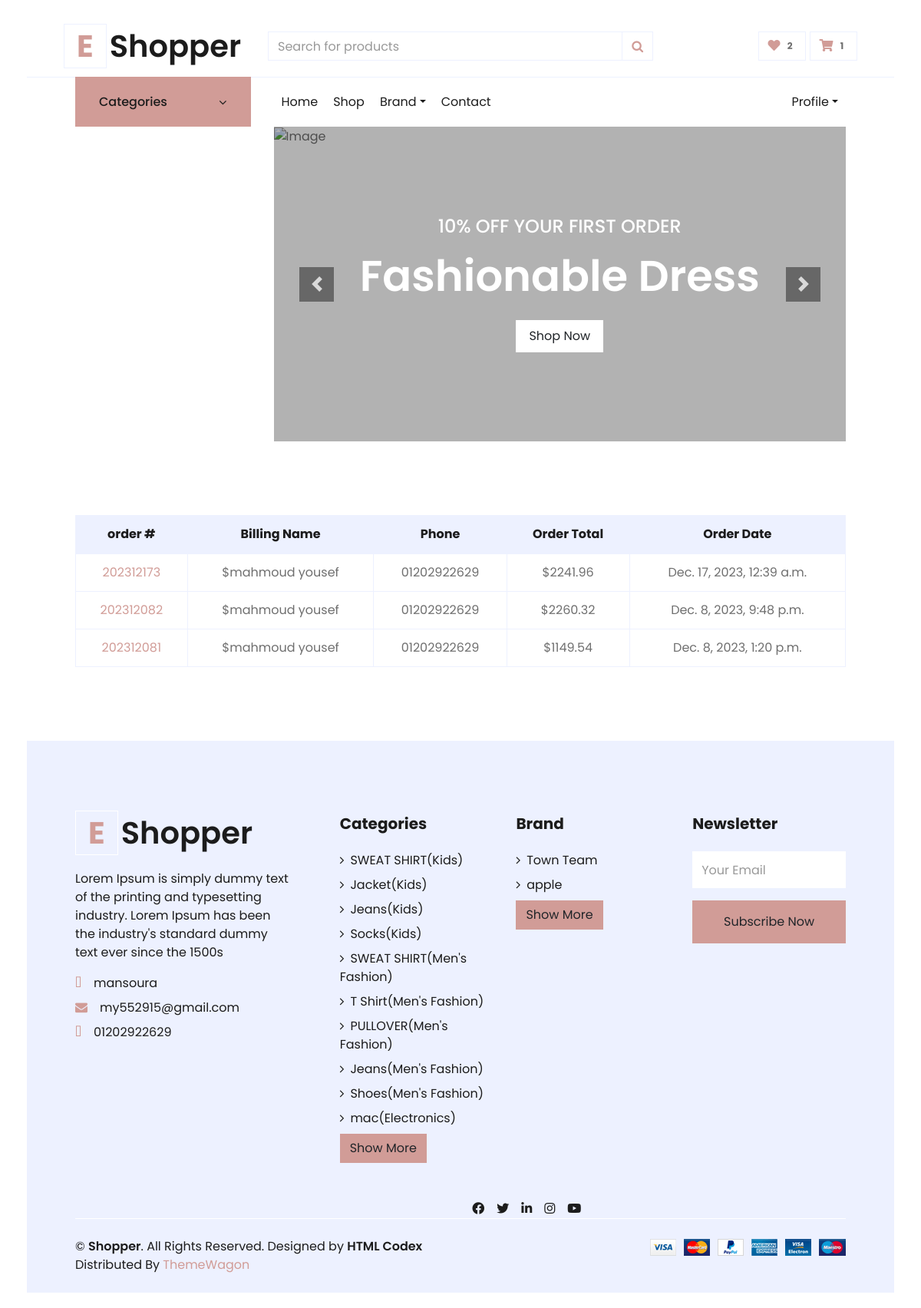
Page /accounts/orders/ (signed in) on the committed database.
### settings/models.py (models this page shows, shortened)
class Info(models.Model):
    site_name = models.CharField( max_length=50)
    description = models.TextField(max_length=1000)
    phone = models.CharField( max_length=30 , null=True, blank=True)
    email = models.EmailField( max_length=254 , null=True, blank=True)
    address = models.CharField( max_length=50 , null=True, blank=True)
    image = models.ImageField(upload_to='settings/', null=True, blank=True )
    fb_link = models.URLField( max_length=200)
    twitter_link = models.URLField( max_length=200)
    instagram_link = models.URLField( max_length=200)

class Brand(models.Model):
    BRDName = models.CharField(max_length=40)
    image = models.ImageField(upload_to='product/',blank=True, null=True)
    BRDDesc = models.TextField(blank=True, null=True)
    class Meta:
        verbose_name = _("Brand")
        verbose_name_plural = _("Brands")
    def __str__(self):
        return self.BRDName

### orders/models.py (models this page shows, shortened)
class Order(models.Model):
    STATUS = (
        ('New','New'),
        ('Accepted','Accepted'),
        ('Completed','Completed'),
        ('Cancelled','Cancelled'),
    )
    user = models.ForeignKey(User, on_delete=models.SET_NULL , null=True)
    payment = models.ForeignKey(Payment,  on_delete=models.SET_NULL ,blank=True , null=True)
    order_number = models.CharField(max_length=50)
    first_name = models.CharField(max_length=50)
    last_name = models.CharField(max_length=50)
    phone = models.CharField(max_length=50)
    zip_code = models.CharField(max_length=50,blank=True)
    email = models.EmailField( max_length=254)
    address_line_1 = models.CharField( max_length=50)
    address_line_2 = models.CharField( max_length=50 , blank=True)
    country = models.CharField( max_length=50 )
    state = models.CharField( max_length=50 )
    city = models.CharField( max_length=50 )
    order_note = models.CharField( max_length=1000 , blank=True)
    order_total = models.FloatField()
    tax = models.FloatField()
    status = models.CharField(choices=STATUS,default='New' , max_length=15)
    ip = models.CharField(max_length=50  ,blank=True)
    is_orderd = models.BooleanField(default=False)
    created_at = models.DateTimeField( auto_now_add=True)
    updated_at = models.DateTimeField(auto_now=True)
    def full_name(self):
        return f'{self.first_name} {self.last_name}'

### product/models.py (models this page shows)
class Subcategory(models.Model):
    category = models.ForeignKey(ProductCategory, on_delete=models.CASCADE)
    name = models.CharField(max_length=100)
    image = models.ImageField(upload_to='subcategoryimages/',blank=True)
    def __str__(self):
        return self.name

class ProductCategory(models.Model):
    name = models.CharField(max_length=60)
    def __str__(self):
        return self.name

### accounts/views.py (the view)
# urls.py: path('orders/' , views.orders , name='orders'),
def orders(request):
    orders = Order.objects.filter(user=request.user,is_orderd=True).order_by('-created_at')
    context = {
        'orders':orders,
    }
    return render(request,'profile/orders.html',context)

### accounts/templates/profile/orders.html
     {% extends 'base.html' %}
     {% load static %}
     {% block body %}
    <div class="container-fluid pt-5">
        <div class="row px-xl-5">
            <div class="col-lg-12 table-responsive mb-5">
                <table class="table table-bordered text-center mb-0">
                    <thead class="bg-secondary text-dark">
                        <tr>
                            <th>order #</th>
                            <th>Billing Name</th>
                            <th>Phone</th>
                            <th>Order Total</th>
                            <th>Order Date</th>
                        </tr>
                    </thead>
                    <tbody class="align-middle">
                        {% for order in orders %}
                        <tr>
                            <td class="align-middle"><a href="{% url 'accounts:order_detail' order.order_number %}">{{order.order_number}}</a></td>
                            <td class="align-middle">${{order.full_name}}</td>
                            <td class="align-middle">
                                {{order.phone}}
                            </td>
                            <td class="align-middle">${{order.order_total}}</td>
                            <td class="align-middle">{{order.created_at}}</td>
                        </tr>
                         {% endfor %}
                    </tbody>
                </table>
            </div>
        </div>
    </div>
     {% endblock %}

### templates/base.html (shortened to what this page needs)
{% load static %}
<!DOCTYPE html>
<html lang="en">
<head>
    <link href="https://cdnjs.cloudflare.com/ajax/libs/font-awesome/5.10.0/css/all.min.css" rel="stylesheet">
    <link rel="stylesheet" href="https://cdnjs.cloudflare.com/ajax/libs/font-awesome/4.7.0/css/font-awesome.min.css">
    <link href="{% static 'lib4/owlcarousel/assets/owl.carousel.min.css'%}" rel="stylesheet">
    <link href="{% static 'css4/style.css'%}" rel="stylesheet">
    <link href="{% static 'css4/review.css'%}" rel="stylesheet">
    <link href="{% static 'css4/custom.css'%}" rel="stylesheet">
</head>
<body>
    <div class="container-fluid">
        <div class="row align-items-center py-3 px-xl-5">
            <div class="col-lg-3 d-none d-lg-block">
                <a href="/" class="text-decoration-none">
                    <h1 class="m-0 display-5 font-weight-semi-bold"><span
                            class="text-primary font-weight-bold border px-3 mr-1">E</span>{{myfooter.site_name}}</h1>
                </a>
            </div>
            <div class="col-lg-6 col-6 text-left">
                <form action="{% url 'product:search' %}" method="GET">
                    <div class="input-group">
                        <input type="text" name="q" class="form-control" placeholder="Search for products">
                        <div class="input-group-append">
                            <span class="input-group-text bg-transparent text-primary">
                                <i class="fa fa-search"></i>
                            </span>
                        </div>
                    </div>
                </form>
            </div>
            {% if user.is_authenticated %}
            <div class="col-lg-3 col-6 text-right">
                <a href="{% url 'accounts:user_favourites' %}" class="btn border">
                    <i class="fas fa-heart text-primary"></i>
                    <span class="badge">{{product_count}}</span>
                </a>
                {% endif %}
                <a href="{% url 'carts:cart'%}" class="btn border">
                    <i class="fas fa-shopping-cart text-primary"></i>
                    <span class="badge">{{cart_count}}</span>
                </a>
            </div>
        </div>
        <div class="container-fluid mb-5">
            <div class="row border-top px-xl-5">
                <div class="col-lg-3 d-none d-lg-block">
                    <a class="btn shadow-none d-flex align-items-center justify-content-between bg-primary text-white w-100"
                        data-toggle="collapse" href="#navbar-vertical"
                        style="height: 65px; margin-top: -1px; padding: 0 30px;">
                        <h6 class="m-0">Categories</h6>
                        <i class="fa fa-angle-down text-dark"></i>
                    </a>
                </div>
                <div class="col-lg-9">
                    <nav class="navbar navbar-expand-lg bg-light navbar-light py-3 py-lg-0 px-0">
                        <div class="collapse navbar-collapse justify-content-between" id="navbarCollapse">
                            <div class="navbar-nav mr-auto py-0">
                                <a href="/" class="nav-item nav-link ">Home</a>
                                <a href="{% url 'product:product_list'%}" class="nav-item nav-link">Shop</a>
                                <div class="nav-item dropdown">
                                    <a href="#" class="nav-link dropdown-toggle " data-toggle="dropdown">Brand</a>
                                </div>
                                <a href="{% url 'settings:contact'%}" class="nav-item nav-link">Contact</a>
                            </div>
                            <div class="navbar-nav ml-auto py-0">
                                {% if request.user.is_authenticated %}
                                <div class="nav-item dropdown">
                                    <a href="#" class="nav-link dropdown-toggle" data-toggle="dropdown">Profile</a>
                                </div>
                                {% endif %}
                            </div>
                        </div>
                    </nav>
                    <div id="header-carousel" class="carousel slide" data-ride="carousel">
                        <div class="carousel-inner">
                            <div class="carousel-item active" style="height: 410px;">
                                <img class="img-fluid" src="{% static 'img4/carousel-1.jpg'%}" alt="Image">
                                <div
                                    class="carousel-caption d-flex flex-column align-items-center justify-content-center">
                                    <div class="p-3" style="max-width: 700px;">
                                        <h4 class="text-light text-uppercase font-weight-medium mb-3">10% Off Your First
                                            Order</h4>
                                        <h3 class="display-4 text-white font-weight-semi-bold mb-4">Fashionable Dress
                                        </h3>
                                        <a href="{%url 'product:product_list'%}" class="btn btn-light py-2 px-3">Shop
                                            Now</a>
                                    </div>
                                </div>
                            </div>
                        </div>
                        <a class="carousel-control-prev" href="#header-carousel" data-slide="prev">
                            <div class="btn btn-dark" style="width: 45px; height: 45px;">
                                <span class="carousel-control-prev-icon mb-n2"></span>
                            </div>
                        </a>
                        <a class="carousel-control-next" href="#header-carousel" data-slide="next">
                            <div class="btn btn-dark" style="width: 45px; height: 45px;">
                                <span class="carousel-control-next-icon mb-n2"></span>
                            </div>
                        </a>
                    </div>
                </div>
            </div>
        </div>
        {% block body %}
        {% endblock body %}
        <div class="container-fluid bg-secondary text-dark mt-5 pt-5">
            <div class="row px-xl-5 pt-5">
                <div class="col-lg-4 col-md-12 mb-5 pr-3 pr-xl-5">
                    <a href="/" class="text-decoration-none">
                        <h1 class="mb-4 display-5 font-weight-semi-bold"><span
                                class="text-primary font-weight-bold border border-white px-3 mr-1">E</span>{{myfooter.site_name}}
                        </h1>
                    </a>
                    <p>{{myfooter.description}}</p>
                    <p class="mb-2"><i class="fa fa-map-marker-alt text-primary mr-3"></i>{{myfooter.address}}</p>
                    <p class="mb-2"><i class="fa fa-envelope text-primary mr-3"></i>{{myfooter.email}}</p>
                    <p class="mb-0"><i class="fa fa-phone-alt text-primary mr-3"></i>{{myfooter.phone}}</p>
                </div>
                <div class="col-lg-8 col-md-12">
                    <div class="row">
                        <div class="col-md-4 mb-5">
                            <h5 class="font-weight-bold text-dark mb-4">Categories</h5>
                            <div class="d-flex flex-column justify-content-start">
                                {% for category in categories_footer %}
                                {% for subcategory in category.subcategory_set.all %}
                                <a class="text-dark mb-2" href="{% url 'product:product_by_category' subcategory.id %}"><i
                                        class="fa fa-angle-right mr-2"></i>{{subcategory}}({{category}})</a>
                                {% endfor %}
                                {% endfor %}
                                <a href="{% url 'settings:category_list'  %}"><button type="button"
                                        class="btn btn-primary">Show
                                        More</button></a>
                            </div>
                        </div>
                        <div class="col-md-4 mb-5">
                            <h5 class="font-weight-bold text-dark mb-4">Brand</h5>
                            <div class="d-flex flex-column justify-content-start">
                                {% for brand in brands_footer  %}
                                <a class="text-dark mb-2" href="{%url 'product:product_by_brand' brand%}"><i
                                        class="fa fa-angle-right mr-2"></i>{{brand}}</a>
                                {% endfor %}
                                <a href="{% url 'settings:brand_list'  %}"><button type="button"
                                        class="btn btn-primary">Show
                                        More</button></a>
                            </div>
                        </div>
                        <div id="main_form_div" class="col-md-4 mb-5">
                            <h5 class="font-weight-bold text-dark mb-4">Newsletter</h5>
                            <form id="newsletters_form" action="{% url 'home:newsletter2' %}" method="POST">
                                <div class="form-group">
                                    <input type="email" name="emailinput" class="form-control border-0 py-4"
                                        placeholder="Your Email" required="required" />
                                </div>
                                <div>
                                    <button class="btn btn-primary btn-block border-0 py-3" type="submit">Subscribe
                                        Now</button>
                                </div>
                            </form>
                        </div>
                        <div class="col-lg-6 text-center text-lg-right">
                            <div class="d-inline-flex align-items-center">
                                <a class="text-dark px-2" href="{{myfooter.fb_link}}">
                                    <i class="fab fa-facebook-f"></i>
                                </a>
                                <a class="text-dark px-2" href="{{myfooter.twitter_link}}">
                                    <i class="fab fa-twitter"></i>
                                </a>
                                <a class="text-dark px-2" href="">
                                    <i class="fab fa-linkedin-in"></i>
                                </a>
                                <a class="text-dark px-2" href="">
                                    <i class="fab fa-instagram"></i>
                                </a>
                                <a class="text-dark pl-2" href="">
                                    <i class="fab fa-youtube"></i>
                                </a>
                            </div>
                        </div>
                    </div>
                </div>
            </div>
            <div class="row border-top border-light mx-xl-5 py-4">
                <div class="col-md-6 px-xl-0">
                    <p class="mb-md-0 text-center text-md-left text-dark">
                        &copy; <a class="text-dark font-weight-semi-bold" href="#">{{myfooter.site_name}}</a>. All
                        Rights
                        Reserved.
                        Designed
                        by
                        <a class="text-dark font-weight-semi-bold" href="https://htmlcodex.com">HTML Codex</a><br>
                        Distributed By <a href="https://themewagon.com" target="_blank">ThemeWagon</a>
                    </p>
                </div>
                <div class="col-md-6 px-xl-0 text-center text-md-right">
                    <img class="img-fluid" src="{% static 'img4/payments.png' %}" alt="">
                </div>
            </div>
        </div>
</body>
</html>

### rows in the picture
Info: site_name "Shopper", description "Lorem Ipsum is simply dummy text of the printing and typesetting industry. Lorem Ipsum has been the industry's standard dummy text ever since the 1500s", address "mansoura", email "my552915@gmail.com", phone "01202922629"
Order: order_number "202312173", full_name "mahmoud yousef", phone "01202922629", order_total "2241.96", created_at "Dec. 17, 2023, 12:39 a.m."
Order: order_number "202312082", full_name "mahmoud yousef", phone "01202922629", order_total "2260.32", created_at "Dec. 8, 2023, 9:48 p.m."
Order: order_number "202312081", full_name "mahmoud yousef", phone "01202922629", order_total "1149.54", created_at "Dec. 8, 2023, 1:20 p.m."
ProductCategory: name "Kids"
Subcategory: name "SWEAT SHIRT"
Subcategory: name "Jacket"
Subcategory: name "Jeans"
Subcategory: name "Socks"
ProductCategory: name "Men's Fashion"
Subcategory: name "SWEAT SHIRT"
Subcategory: name "T Shirt"
Subcategory: name "PULLOVER"
Subcategory: name "Jeans"
Subcategory: name "Shoes"
ProductCategory: name "Electronics"
Subcategory: name "mac"
Brand: BRDName "Town Team"
Brand: BRDName "apple"

### other values in the picture
{{ product_count }} "2"
{{ cart_count }} "1"
